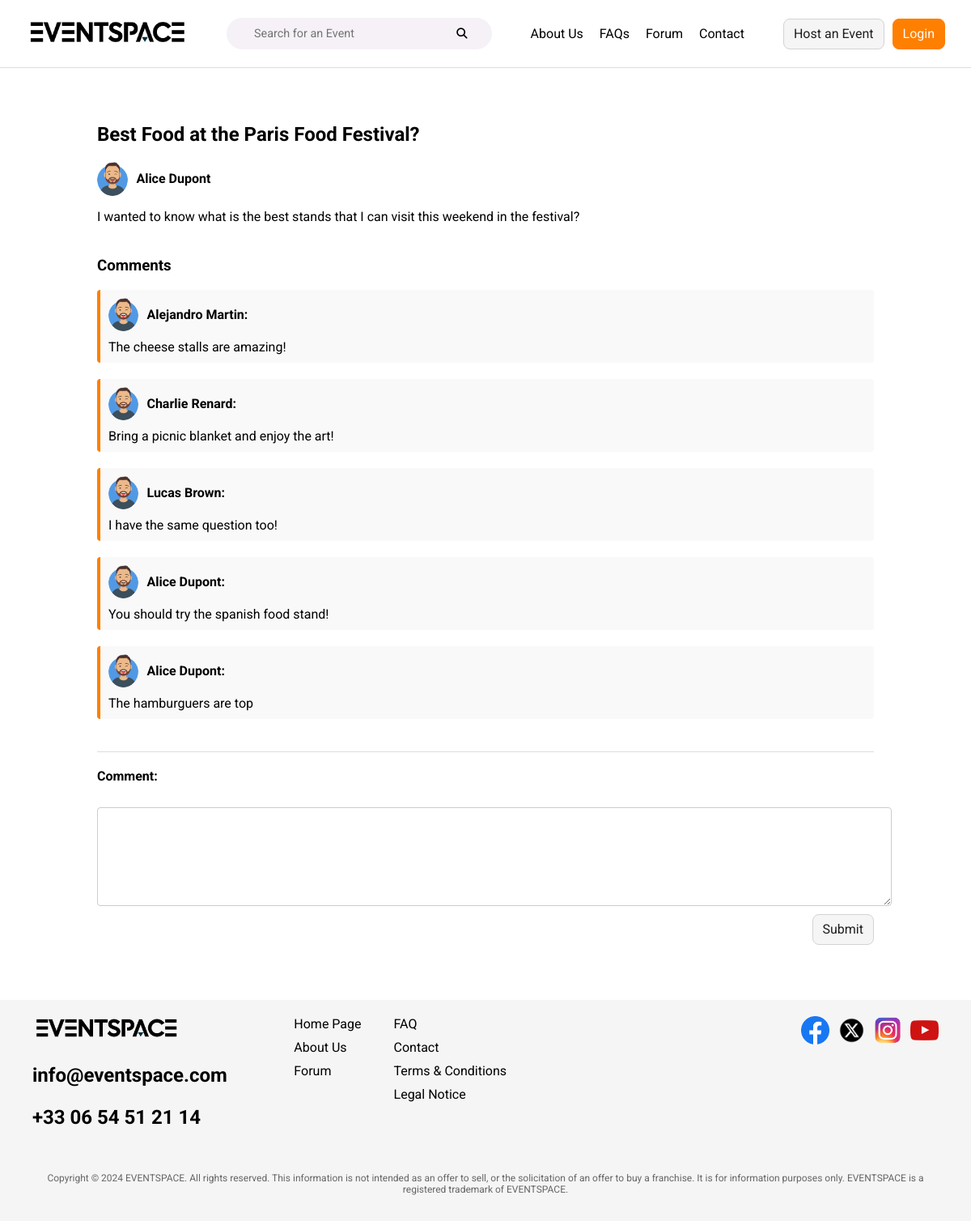
Screenshot of /server/views/discussion.php?id=1 with the database file from the repository.
### tables this page shows
CREATE TABLE `forumdiscussion` (
  `id` int(11) NOT NULL,
  `title` varchar(100) NOT NULL,
  `question` text NOT NULL,
  `idUser` int(11) DEFAULT NULL
);

CREATE TABLE `user` (
  `id` int(11) NOT NULL,
  `firstName` varchar(50) NOT NULL,
  `lastName` varchar(50) NOT NULL,
  `email` varchar(100) NOT NULL,
  `password` varchar(255) NOT NULL,
  `dateOfBirth` date DEFAULT NULL,
  `profilePicture` varchar(255) DEFAULT 'generic-user.png',
  `accessRight` enum('admin','user') NOT NULL DEFAULT 'user'
);

CREATE TABLE `forumcomment` (
  `id` int(11) NOT NULL,
  `content` text NOT NULL,
  `idDiscussion` int(11) DEFAULT NULL,
  `idUser` int(11) DEFAULT NULL
);

### server/controllers/discussion.php (called while the page is built, shortened)
<?php
include(__DIR__ . "/../db_connection.php");
include_once(__DIR__ . "/../models/discussion.php");
$forumDiscussionId = isset($_GET['id']) ? intval($_GET['id']) : 0;
$discussion = getDiscussionDetails($conn, $forumDiscussionId);
$comments = getComments($conn, $forumDiscussionId);
?>

### server/models/discussion.php (called while the page is built, shortened)
<?php
function getDiscussionDetails($conn, $forumDiscussionId) {
    $sql = "SELECT forumdiscussion.title, CONCAT(user.firstName, ' ', user.lastName) AS 'User', user.profilePicture, forumdiscussion.question
            FROM forumdiscussion
            INNER JOIN user ON forumdiscussion.idUser = user.id
            WHERE forumdiscussion.id = ?";
    $stmt = $conn->prepare($sql);
    $stmt->bind_param("i", $forumDiscussionId);
    $stmt->execute();
    $result = $stmt->get_result();
    $discussion = $result->fetch_assoc();
    return $discussion;
}
function getComments($conn, $forumDiscussionId) {
    $sql = "SELECT CONCAT(user.firstName, ' ', user.lastName) AS 'User', user.profilePicture, forumcomment.content
            FROM forumcomment INNER JOIN user ON forumcomment.idUser = user.id
            WHERE forumcomment.idDiscussion = ?";
    $stmt = $conn->prepare($sql);
    $stmt->bind_param("i", $forumDiscussionId);
    $stmt->execute();
    $result = $stmt->get_result();
    $comments = [];
    if ($result->num_rows > 0) {
        while ($row = $result->fetch_assoc()) {
            $comments[] = $row;
        }
    }
    return $comments;
}
?>

### server/views/discussion.php (the view)
<?php include_once "../controllers/discussion.php"; ?>
<?php include_once '../components/header.php'; ?>
<main>
    <div class="forum-container">
        <section class="discussion">
            <h2><?php echo htmlspecialchars($discussion['title']); ?></h2>
            <div class="discussion-user">
                <img src="<?php echo htmlspecialchars('../assets/users/' . $discussion['profilePicture']); ?>" alt="Profile Picture" class="profile-pic">
                <p><strong><?php echo htmlspecialchars($discussion['User']); ?></strong></p>
            </div>
            <p><?php echo htmlspecialchars($discussion['question']); ?></p>
        </section>
        <section class="comments">
            <h3>Comments</h3>
            <?php foreach ($comments as $comment): ?>
                <div class="comment">
                    <div class="comment-user">
                        <img src="<?php echo htmlspecialchars('../assets/users/' . $comment['profilePicture']); ?>" alt="Profile Picture" class="profile-pic">
                        <p><strong><?php echo htmlspecialchars($comment['User']); ?>:</strong></p>
                    </div>
                    <p><?php echo htmlspecialchars($comment['content']); ?></p>
                </div>
            <?php endforeach; ?>
        </section>
        <section class="add-comment">
            <form method="POST" action="">
                <label for="comment">Comment:</label><br>
                <textarea id="comment" name="comment" required></textarea>
                <button class="btn" style="align-self:flex-end" type="submit">Submit</button>
            </form>
        </section>
    </div>
</main>
<?php include_once '../components/footer.php'; ?>

### server/styles/common.css (style rules this page uses)
body { margin: 0; padding: 0; }
:root { --primary-color: #ff7f00; --primary-color-hover: #e67300; --primary-color-active: #cc6600; --border-color: #d3d3d3; --border-color-hover: #c6c6c6; --border-color-active: #8a8a8a; }
* { font-family: "Roboto", sans-serif; }
.btn { display: inline-block; font-weight: 400; color: #1e1e1e; background-color: #f5f5f5; border: 1px solid var(--border-color); padding: 0.375rem 0.75rem; font-size: 1rem; line-height: 1.5; border-radius: 0.5rem; text-align: center; text-decoration: none; text-wrap: none; white-space: nowrap; cursor: pointer; transition: color 0.15s ease-in-out, background-color 0.15s ease-in-out, border-color 0.15s ease-in-out, box-shadow 0.15s ease-in-out; }

### server/styles/discussion.css (style rules this page uses)
.forum-container { width: 80%; margin: 0 auto; padding: 20px; background-color: #fff; border-radius: 8px; }
.discussion { margin-top: 3rem; margin-bottom: 40px; }
.discussion-user { display: flex; align-items: center; margin-bottom: 10px; }
.profile-pic { width: 4%; height: 4%; border-radius: 50%; margin-right: 10px; }
.discussion-user p { margin: 0; }
.comments { margin-top: 20px; }
.comment { margin-bottom: 20px; padding: 10px; background-color: #f9f9f9; border-left: 4px solid #ff7f00; border-radius: 4px; }
.comment-user { display: flex; align-items: center; margin-bottom: 10px; }
.comment p { margin: 0; }
.add-comment { margin-top: 40px; padding-top: 20px; border-top: 1px solid #ddd; }
.add-comment form { display: flex; flex-direction: column; }
.add-comment label { margin-bottom: 10px; font-weight: bold; }
.add-comment textarea { width: 100%; height: 100px; margin-bottom: 10px; padding: 10px; border: 1px solid #ccc; border-radius: 4px; resize: vertical; }

### rows the page displays
forumdiscussion: title "Best Food at the Paris Food Festival?", idUser.profilePicture (picture), question "I wanted to know what is the best stands that I can visit this weekend in the festival?"
forumcomment: idUser.profilePicture (picture), User "Alejandro Martin", content "The cheese stalls are amazing!"
forumcomment: idUser.profilePicture (picture), User "Charlie Renard", content "Bring a picnic blanket and enjoy the art!"
forumcomment: idUser.profilePicture (picture), User "Lucas Brown", content "I have the same question too!"
forumcomment: idUser.profilePicture (picture), User "Alice Dupont", content "You should try the spanish food stand!"
forumcomment: idUser.profilePicture (picture), User "Alice Dupont", content "The hamburguers are top"

### other values shown
$discussion['User'] "Alice Dupont"
